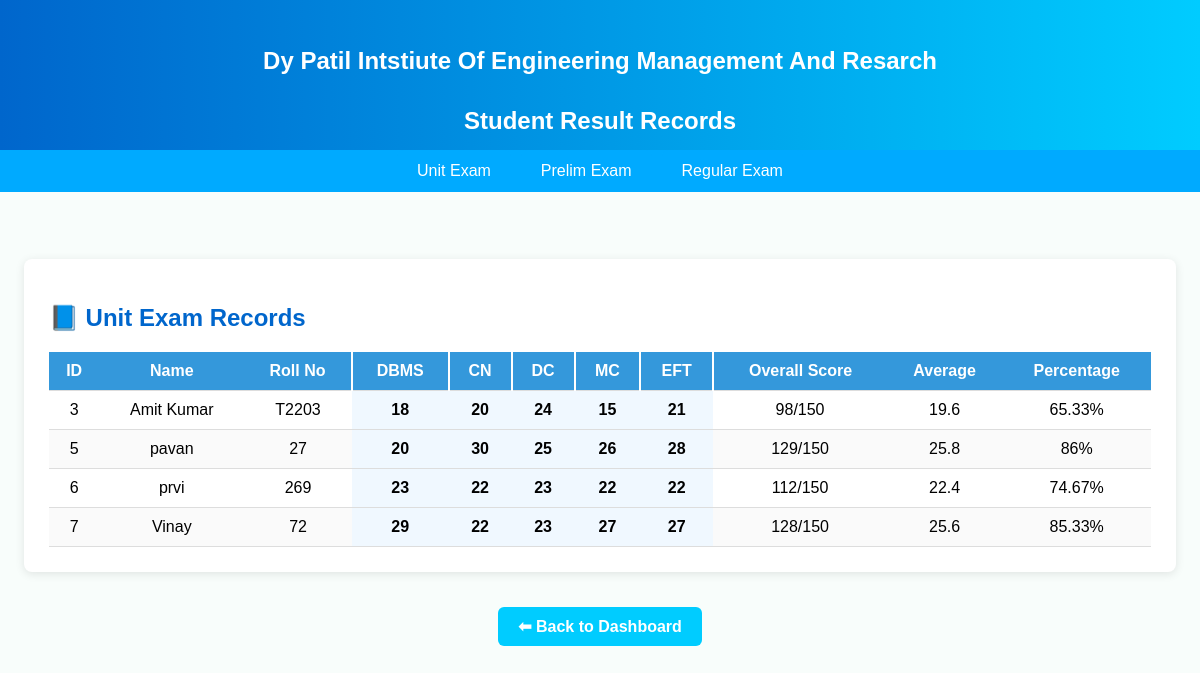
/view_result.php, run on the app's committed database.
### tables this page shows
CREATE TABLE `unit_results` (
  `id` int(11) NOT NULL,
  `name` varchar(255) NOT NULL,
  `roll_no` varchar(50) NOT NULL,
  `dbms` int(11) NOT NULL,
  `cn` int(11) NOT NULL,
  `dc` int(11) NOT NULL,
  `mc` int(11) NOT NULL,
  `eft` int(11) NOT NULL,
  `overall_score` int(11) GENERATED ALWAYS AS (`dbms` + `cn` + `dc` + `mc` + `eft`) STORED,
  `average` decimal(5,2) GENERATED ALWAYS AS ((`dbms` + `cn` + `dc` + `mc` + `eft`) / 5) STORED,
  `percentage` decimal(5,2) GENERATED ALWAYS AS ((`dbms` + `cn` + `dc` + `mc` + `eft`) / 150 * 100) STORED
);

### view_result.php (the view, shortened to what this page needs)
<!DOCTYPE html>
<html lang="en">
<head>
</head>
<body>
<header>
  <h4>Dy Patil Intstiute Of Engineering Management And Resarch </h4>    Student Result Records
</header>
<div class="menu">
  <button class="active" onclick="showCard('unit')">Unit Exam</button>
  <button onclick="showCard('prelim')">Prelim Exam</button>
  <button onclick="showCard('regular')">Regular Exam</button>
</div>
<div class="container">
<?php
$conn = new mysqli("localhost", "root", "", "dypiemr");
function display_exam_card($conn, $table, $title, $class){
    $result = $conn->query("SELECT * FROM $table");
    $total_marks = ($table == "unit_results") ? 150 : (($table == "prelim_results") ? 350 : 500);
    $subject_count = 5;
    $subjects = ['dbms', 'cn', 'dc', 'mc', 'eft'];
    echo "<div class='card $class'><h2>$title</h2><table><thead>
              <tr><th>ID</th><th>Name</th><th>Roll No</th>";
    foreach($subjects as $i => $sub){
        $last = ($i == count($subjects)-1) ? " last" : "";
        echo "<th class='subject-th$last'>".strtoupper($sub)."</th>";
    }
    echo "<th>Overall Score</th><th>Average</th><th>Percentage</th></tr></thead><tbody>";
    if($result->num_rows > 0){
        while($row = $result->fetch_assoc()){
            $aggregate = array_sum(array_intersect_key($row, array_flip($subjects)));
            $average = round($aggregate / $subject_count, 2);
            $percentage = round(($aggregate / $total_marks) * 100, 2);
            $overall_score = $aggregate . '/' . $total_marks;
            echo "<tr>
                    <td>{$row['id']}</td>
                    <td>{$row['name']}</td>
                    <td>{$row['roll_no']}</td>";
            foreach($subjects as $i => $sub){
                $last = ($i == count($subjects)-1) ? " last" : "";
                echo "<td class='subject-td$last'>{$row[$sub]}</td>";
            }
            echo "<td>{$overall_score}</td>
                  <td>{$average}</td>
                  <td>{$percentage}%</td>
                  </tr>";
        }
    } else {
        echo "<tr><td colspan='11'>No records found</td></tr>";
    }
    echo "</tbody></table></div>";
}
display_exam_card($conn, "unit_results", "📘 Unit Exam Records", "unit");
?>
<a href="admin_panel.php" class="back">⬅ Back to Dashboard</a>
</div>
</body>
</html>

### view_result.php (style rules this page uses)
body { margin:0; font-family: Arial, sans-serif; background:#f8fdfb; }
header { background: linear-gradient(90deg, #0066cc, #00ccff); color:white; text-align:center; padding:15px; font-size:24px; font-weight:bold; box-shadow:0 2px 6px rgba(0,0,0,0.2); }
.menu { display:flex; justify-content:center; background:#00aaff; }
.menu button { background:#00aaff; color:white; border:none; padding:12px 20px; cursor:pointer; font-size:16px; transition:0.3s; margin:0 5px; border-radius:6px 6px 0 0; }
.container { display:flex; flex-direction:column; align-items:center; justify-content:center; padding:20px; min-height:60vh; }
h2 { margin-bottom:20px; color:#0066cc; }
.card { background:white; padding:25px; border-radius:8px; box-shadow:0 2px 10px rgba(0,0,0,0.1); width:95%; max-width:1200px; display:none; margin-bottom:20px; }
table { width:100%; border-collapse: collapse; }
th, td { padding:10px; border-bottom:1px solid #ddd; text-align:center; }
th { background:#0066cc; color:white; }
.unit th { background:#3498db; }
.subject-th { background:#4682b4 !important; border-left:2px solid #fff; border-right:2px solid #fff; }
.subject-td { background:#f0f8ff; font-weight:bold; }
tbody tr:nth-child(even) { background:#fafafa; }
.back { display:inline-block; margin-top:15px; padding:10px 20px; background:#00ccff; color:white; text-decoration:none; border-radius:6px; font-weight:bold; transition:0.3s; }
.unit .subject-th { background:#3498db !important; }

### data on the page
unit_results: id "3", name "Amit Kumar", roll_no "T2203", dbms "18", cn "20", dc "24", mc "15", eft "21", overall_score "98/150", average "19.6", percentage "65.33"
unit_results: id "5", name "pavan", roll_no "27", dbms "20", cn "30", dc "25", mc "26", eft "28", overall_score "129/150", average "25.8", percentage "86"
unit_results: id "6", name "prvi", roll_no "269", dbms "23", cn "22", dc "23", mc "22", eft "22", overall_score "112/150", average "22.4", percentage "74.67"
unit_results: id "7", name "Vinay", roll_no "72", dbms "29", cn "22", dc "23", mc "27", eft "27", overall_score "128/150", average "25.6", percentage "85.33"

### other printed values
$title "📘 Unit Exam Records"
$sub "DBMS"
$sub "CN"
$sub "DC"
$sub "MC"
$sub "EFT"
